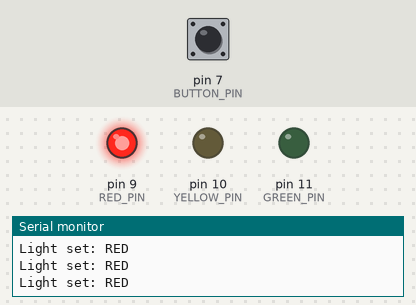
The sketch below on a simulated Arduino Uno, built with avr-gcc and run on an emulated ATmega328P. Shown: output pins drawn as LEDs (lit = HIGH), the last lines printed to the serial monitor. The test bench sets the inputs (shaded band); at power-on: pin 7 (BUTTON_PIN) HIGH.

Above: at 1.2 s.
1.3 s: pin 7 (BUTTON_PIN) pulled LOW for 0.15 s
At 10.9 s:
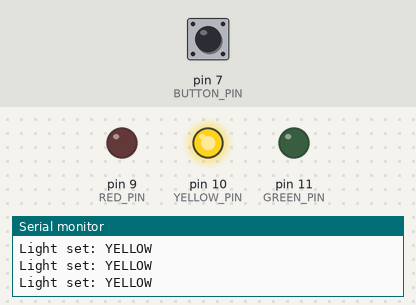
At 13.0 s:
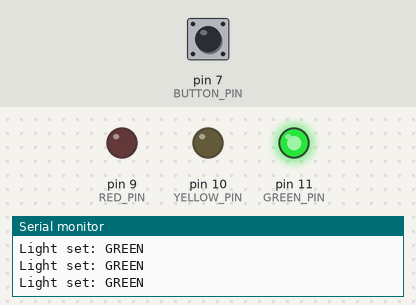
Timing chart, 0 to 25.6 s (numbered marks = the images above; inputs shaded):
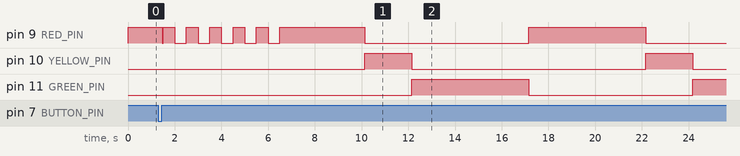

The sketch:

Automatic_LED_Control_System.ino
```cpp
const int RED_PIN = 9;
const int YELLOW_PIN = 10;
const int GREEN_PIN = 11;
const int BUTTON_PIN = 7;

const int RED_DURATION = 5000;
const int YELLOW_DURATION = 2000;
const int GREEN_DURATION = 5000;
const int BLINK_DURATION = 500;

enum TrafficState {
  RED,
  YELLOW,
  GREEN
};

enum TrafficDensity {
  LOW_DENSITY,
  MEDIUM_DENSITY,
  HIGH_DENSITY
};

TrafficState currentState = RED;
TrafficDensity currentDensity = MEDIUM_DENSITY;
unsigned long stateStartTime = 0;
unsigned long densityChangeTime = 0;
bool buttonPressed = false;
unsigned long pauseTime = 0;

const unsigned long DENSITY_CHANGE_INTERVAL = 30000;


const unsigned long DEBOUNCE_DELAY = 50;
int lastButtonState = HIGH;
int buttonState;
unsigned long lastDebounceTime = 0;

float getDensityFactor() {
  switch (currentDensity) {
    case LOW_DENSITY:
      return 0.8;
    case MEDIUM_DENSITY:
      return 1.0;
    case HIGH_DENSITY:
      return 1.5;
    default:
      return 1.0;
  }
}

void updateTrafficDensity() {
  unsigned long currentTime = millis();
  if (currentTime - densityChangeTime >= DENSITY_CHANGE_INTERVAL) {
    switch (currentDensity) {
      case LOW_DENSITY:
        currentDensity = MEDIUM_DENSITY;
        break;
      case MEDIUM_DENSITY:
        currentDensity = HIGH_DENSITY;
        break;
      case HIGH_DENSITY:
        currentDensity = LOW_DENSITY;
        break;
    }
    densityChangeTime = currentTime;
    Serial.print("Traffic Density changed to: ");
    Serial.println(currentDensity);
  }
}

void setup() {
  pinMode(RED_PIN, OUTPUT);
  pinMode(YELLOW_PIN, OUTPUT);
  pinMode(GREEN_PIN, OUTPUT);
  pinMode(BUTTON_PIN, INPUT_PULLUP);

  Serial.begin(9600);
  Serial.println("Traffic Light Controller Started");
}

void loop() {
  checkButton();
  updateTrafficDensity();

  if (buttonPressed) {
    Serial.println("Button pressed, entering pedestrian crossing mode");
    pedestrianCrossing();
    buttonPressed = false;


    stateStartTime = millis() - pauseTime;
  } else {
    normalSequence();
  }
}

void checkButton() {
  int reading = digitalRead(BUTTON_PIN);

  if (reading != lastButtonState) {
    lastDebounceTime = millis();
  }

  if ((millis() - lastDebounceTime) > DEBOUNCE_DELAY) {
    if (reading != buttonState) {
      buttonState = reading;

      if (buttonState == LOW) {
        buttonPressed = true;
        Serial.println("Button press detected");


        pauseTime = millis() - stateStartTime;
      }
    }
  }

  lastButtonState = reading;
}

void pedestrianCrossing() {
  setAllLights(LOW);
  Serial.println("Pedestrian crossing sequence started");

  for (int i = 0; i < 5; i++) {
    digitalWrite(RED_PIN, HIGH);
    delay(BLINK_DURATION);
    digitalWrite(RED_PIN, LOW);
    delay(BLINK_DURATION);
  }

  Serial.println("Pedestrian crossing sequence ended");
}

void normalSequence() {
  unsigned long currentTime = millis();
  float densityFactor = getDensityFactor();

  switch (currentState) {
    case RED:
      setLight(RED_PIN);
      if (currentTime - stateStartTime >= RED_DURATION * densityFactor) {
        currentState = YELLOW;
        stateStartTime = currentTime;
        Serial.println("Changing to YELLOW");
      }
      break;

    case YELLOW:
      setLight(YELLOW_PIN);
      if (currentTime - stateStartTime >= YELLOW_DURATION) {
        currentState = GREEN;
        stateStartTime = currentTime;
        Serial.println("Changing to GREEN");
      }
      break;

    case GREEN:
      setLight(GREEN_PIN);
      if (currentTime - stateStartTime >= GREEN_DURATION * densityFactor) {
        currentState = RED;
        stateStartTime = currentTime;
        Serial.println("Changing to RED");
      }
      break;
  }
}

void setLight(int pin) {
  digitalWrite(RED_PIN, pin == RED_PIN ? HIGH : LOW);
  digitalWrite(YELLOW_PIN, pin == YELLOW_PIN ? HIGH : LOW);
  digitalWrite(GREEN_PIN, pin == GREEN_PIN ? HIGH : LOW);
  Serial.print("Light set: ");
  Serial.println(pin == RED_PIN ? "RED" : (pin == YELLOW_PIN ? "YELLOW" : "GREEN"));
}

void setAllLights(int state) {
  digitalWrite(RED_PIN, state);
  digitalWrite(YELLOW_PIN, state);
  digitalWrite(GREEN_PIN, state);
}
```

Measured:
- by itself, pin 10 (YELLOW_PIN): alternates HIGH for 2.0 s and LOW for 10.0 s
